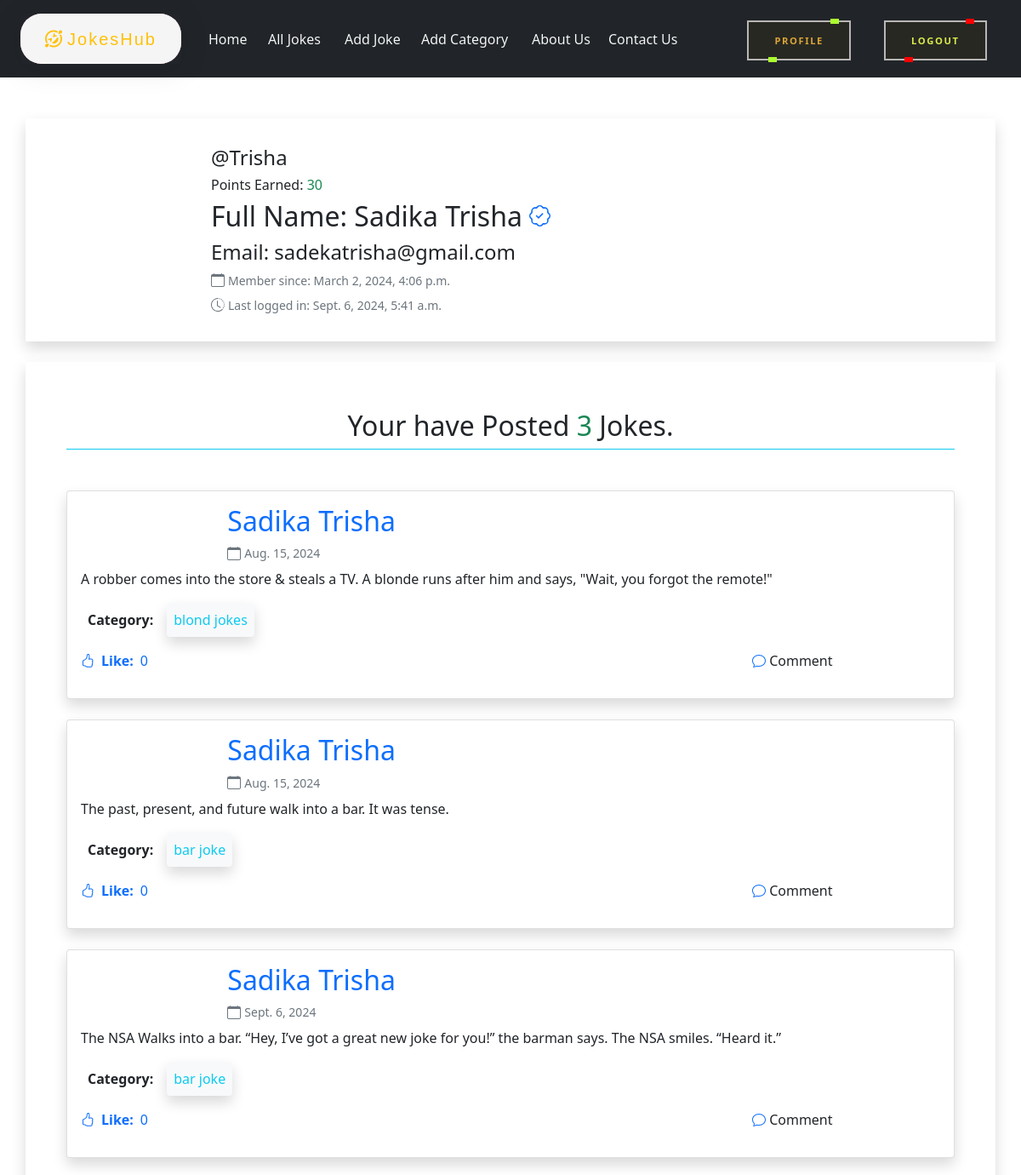
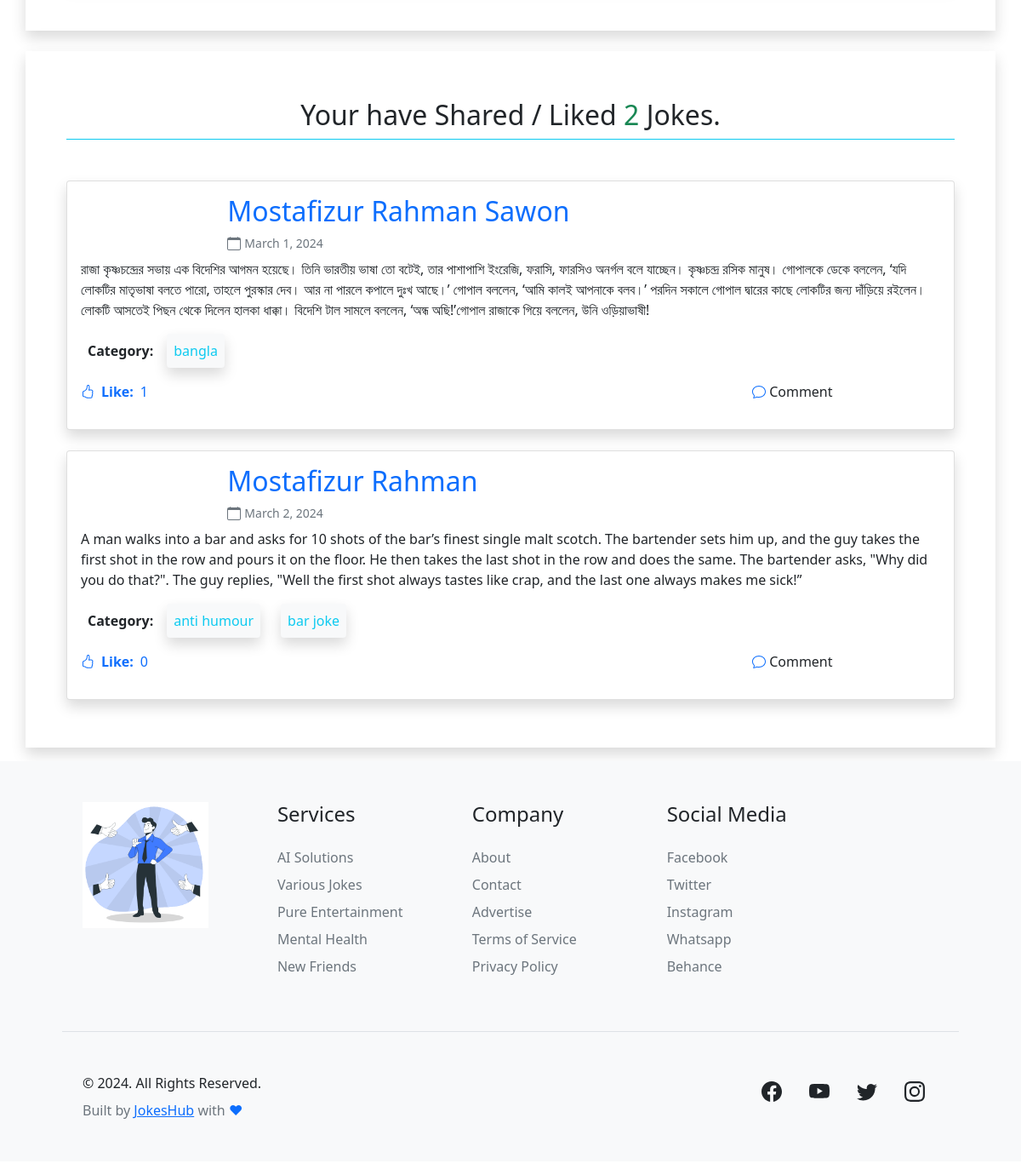
The app's page /accounts/profile/ (signed in) with its own data (2 pictures, top to bottom).
### users/models.py (models this page shows, shortened)
class UserProfile(models.Model):
    points = models.IntegerField(default=0, blank=True)
    user = models.ForeignKey(User, related_name='profile_account', on_delete=models.CASCADE)
    mobile = models.CharField(max_length=14, blank=True)

### jokes/models.py (models this page shows, shortened)
class Joke(models.Model):
    description = models.TextField()
    like = models.IntegerField(default=0)
    owner = models.ForeignKey(User, on_delete=models.CASCADE)
    created_on = models.DateField(auto_now_add=True, null=True, blank=True)
    categories = models.ManyToManyField(Category, related_name="categories")
    shared_condition = models.BooleanField(default=False)
    shared_jokes = models.ForeignKey(User, on_delete = models.CASCADE, blank = True, null = True, related_name = 'shared')

class Category(models.Model):
    name = models.CharField(max_length=20)
    slug = models.SlugField(max_length=20,unique=True, null=True, blank=True)

### users/views.py (the view)
# urls.py: path('profile/', profile, name='profile'),
@login_required
def profile(request):
    user = request.user
    shared_jokes = Joke.objects.filter(shared_jokes = user)
    user_jokes = Joke.objects.filter(owner=user)
    user_profile = UserProfile.objects.filter(user=user).first()
    return render(request, 'profile.html', { 'shared_jokes' : shared_jokes, 'user' : user, 'user_profile': user_profile, 'user_jokes': user_jokes})

### users/templates/profile.html (shortened to what this page needs)
{% extends 'base.html' %}
{%  load crispy_forms_tags %}
{% block content %}
<div class="container shadow mt-5 py-3">
  <div class="row mx-auto my-3 d-flex justify-content-center align-items-center">
    <div class="col-md-6">
      <h4>@{{user.username}} </h4>
      {% if user_profile.points %}
      <h6>Points Earned: <span class="text-success">{{user_profile.points}}</span></h6>
      {% endif %}
      <h2 class="">Full Name: {{ user.first_name }} {{ user.last_name }} </h2>
      <h4 class="">Email: {{ user.email }}</h4>
      <div class="d-flex align-items-center mb-2">
        <small class="ms-1 text-muted">Member since: {{ user.date_joined }}</small>
      </div>
      <div class="d-flex align-items-center">
        <small class="ms-1 text-muted">Last logged in: {{ user.last_login }}</small>
      </div>
    </div>
  </div>
</div>
<div class="container shadow py-2 mt-4">
  {% if user_jokes|length != 0%}
<div class="my-5 container-fluid">
  <h2 class="border-bottom border-info pb-2 text-center">Your have Posted <span class="text-success">{{user_jokes | length}}</span> Jokes. </h1>
  <div class="row my-4 gy-4 d-flex justify-content-center">
  {% for joke in user_jokes %}
      <div class="col-md-12 d-flex justify-content-center w-100">
        <div style="width: 100vw;" class="card shadow rounded">
          <div class="card-body">
            <div class="row mb-2 d-flex align-items-center">
              <div class="col-md-10">
                <h2 class="text-primary me-3">{{ joke.owner.first_name }} {{ joke.owner.last_name }}</h2>
                <div class="d-flex align-items-center">
                  <small class="ms-1 text-muted">{{ joke.created_on }}</small>
                </div>
              </div>
            </div>
            <p class="card-text">{{ joke.description }}</p>
            <div class="d-flex mb-3">
              <strong class="me-2 p-2">Category:</strong>
              {% for category in joke.categories.all %}
                <a class="me-4 p-2 shadow rounded bg-light text-decoration-none text-info">{{ category.name }}</a>
              {% endfor %}
            </div>
            <div class="row text-info pe-3">
              <div class="col-md-4">
                <p class="text-primary d-flex align-items-center">
                  <strong class="me-2">Like:</strong> {{ joke.like }}
                </p>
              </div>
              <div class="col-md-4 ms-auto text-primary d-flex justify-content-center">
                <p class="d-flex align-items-center">
                  <a href="{% url 'joke_detail' joke.pk %}" class="ms-1 text-decoration-none text-dark">Comment</a>
                </p>
              </div>
            </div>
          </div>
        </div>
      </div>
    {% endfor %}
  </div>
</div>
{% endif %}
</div>
<div class="container shadow py-2 mt-4">
  {% if shared_jokes|length != 0%}
<div class="my-5 container-fluid">
  <h2 class="border-bottom border-info pb-2 text-center">Your have Shared / Liked <span class="text-success">{{shared_jokes | length}}</span> Jokes. </h1>
  <div class="row my-4 gy-4 d-flex justify-content-center">
  {% for joke in shared_jokes %}
      <div class="col-md-12 d-flex justify-content-center w-100">
        <div style="width: 100vw;" class="card shadow rounded">
          <div class="card-body">
            <div class="row mb-2 d-flex align-items-center">
              <div class="col-md-10">
                <h2 class="text-primary me-3">{{ joke.owner.first_name }} {{ joke.owner.last_name }}</h2>
                <div class="d-flex align-items-center">
                  <small class="ms-1 text-muted">{{ joke.created_on }}</small>
                </div>
              </div>
            </div>
            <p class="card-text">{{ joke.description }}</p>
            <div class="d-flex mb-3">
              <strong class="me-2 p-2">Category:</strong>
              {% for category in joke.categories.all %}
                <a class="me-4 p-2 shadow rounded bg-light text-decoration-none text-info">{{ category.name }}</a>
              {% endfor %}
            </div>
            <div class="row text-info pe-3">
              <div class="col-md-4">
                <p class="text-primary d-flex align-items-center">
                  <strong class="me-2">Like:</strong> {{ joke.like }}
                </p>
              </div>
              <div class="col-md-4 ms-auto text-primary d-flex justify-content-center">
                <p class="d-flex align-items-center">
                  <a href="{% url 'joke_detail' joke.pk %}" class="ms-1 text-decoration-none text-dark">Comment</a>
                </p>
              </div>
            </div>
          </div>
        </div>
      </div>
    {% endfor %}
  </div>
</div>
{% endif %}
</div>
{% endblock %}

### records on screen
UserProfile: points "30"
Joke: owner.first_name "Sadika", owner.last_name "Trisha", created_on "Aug. 15, 2024", description "A robber comes into the store & steals a TV. A blonde runs after him and says, \"Wait, you forgot the remote!\"", like "0"
Category: name "blond jokes"
Joke: owner.first_name "Sadika", owner.last_name "Trisha", created_on "Aug. 15, 2024", description "The past, present, and future walk into a bar. It was tense.", like "0"
Category: name "bar joke"
Joke: owner.first_name "Sadika", owner.last_name "Trisha", created_on "Sept. 6, 2024", description "The NSA Walks into a bar. “Hey, I’ve got a great new joke for you!” the barman says. The NSA smiles. “Heard it.”", like "0"
Joke: owner.first_name "Mostafizur", owner.last_name "Rahman Sawon", created_on "March 1, 2024", description "রাজা কৃষ্ণচন্দ্রের সভায় এক বিদেশির আগমন হয়েছে। তিনি ভারতীয় ভাষা তো বটেই, তার পাশাপাশি ইংরেজি, ফরাসি, ফারসিও অনর্গল বলে যাচ্ছেন। কৃষ্ণচন্দ্র রসিক মানুষ। গোপালকে ডেকে বললেন, ‘যদি লোকটির মাতৃভাষা বলতে পারো, তাহলে পুরস্কার দেব। আর না পারলে কপালে দুঃখ আছে।’ গোপাল বললেন, ‘আমি কালই আপনাকে বলব।’ পরদিন সকালে গোপাল দ্বারের কাছে লোকটির জন্য দাঁড়িয়ে রইলেন। লোকটি আসতেই পিছন থেকে দিলেন হালকা ধাক্কা। বিদেশি টাল সামলে বললেন, ‘অন্ধ অছি!’গোপাল রাজাকে গিয়ে বললেন, উনি ওড়িয়াভাষী!", like "1"
Category: name "bangla"
Joke: owner.first_name "Mostafizur", owner.last_name "Rahman", created_on "March 2, 2024", description "A man walks into a bar and asks for 10 shots of the bar’s finest single malt scotch. The bartender sets him up, and the guy takes the first shot in the row and pours it on the floor. He then takes the last shot in the row and does the same. The bartender asks, \"Why did you do that?\". The guy replies, \"Well the first shot always tastes like crap, and the last one always makes me sick!”", like "0"
Category: name "anti humour"

### other values on screen
{{ user.username }} "Trisha"
{{ user.first_name }} "Sadika"
{{ user.last_name }} "Trisha"
{{ user.email }} "sadekatrisha@gmail.com"
{{ user.date_joined }} "March 2, 2024, 4:06 p.m."
{{ user.last_login }} "Sept. 6, 2024, 5:41 a.m."
{{ user_jokes | length }} "3"
{{ shared_jokes | length }} "2"
